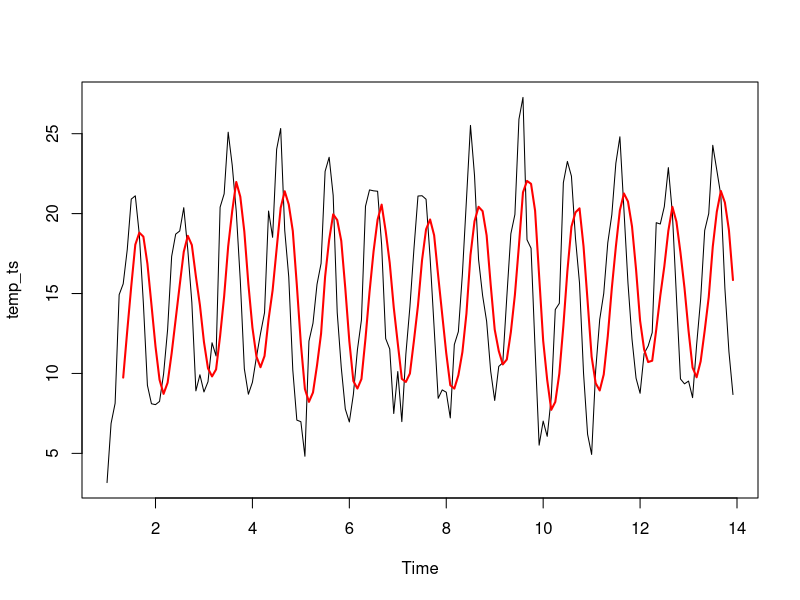
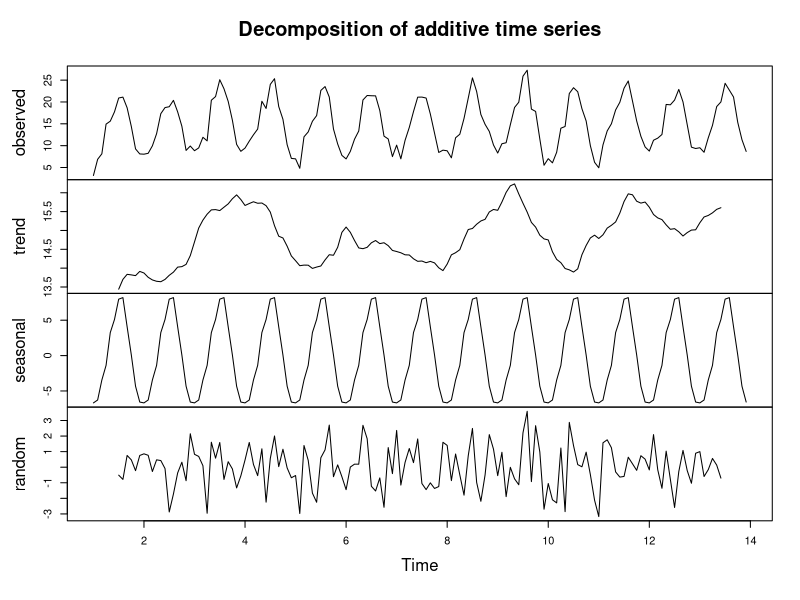
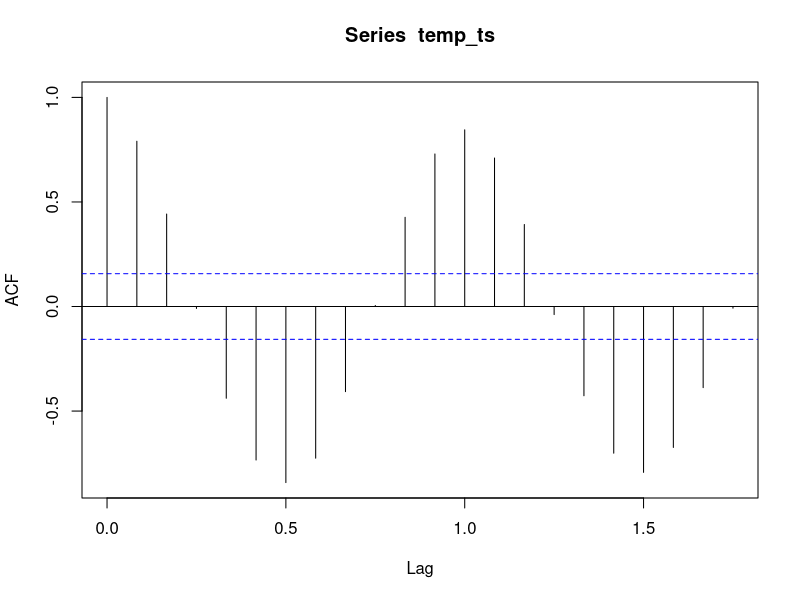
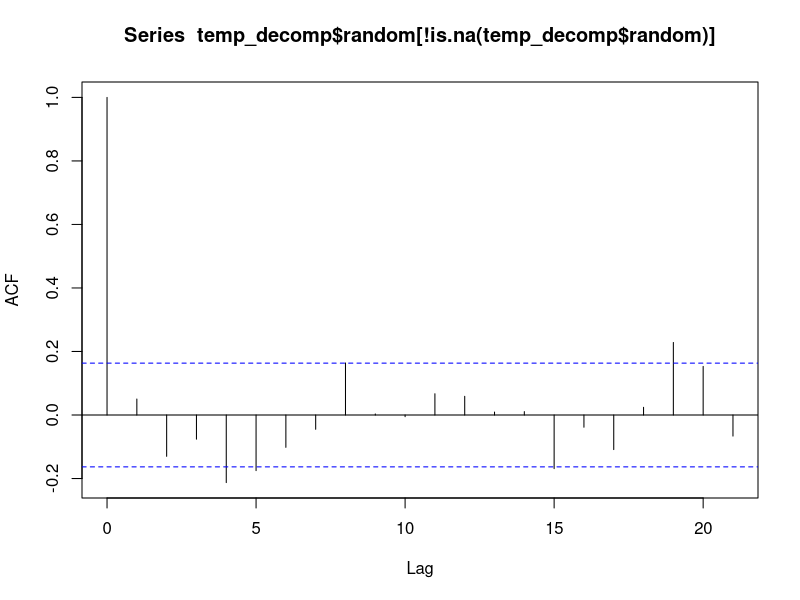
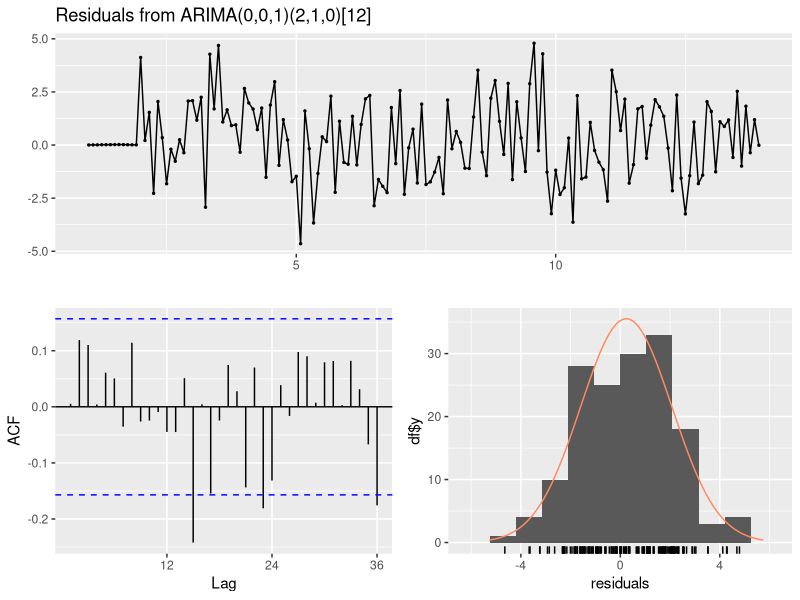
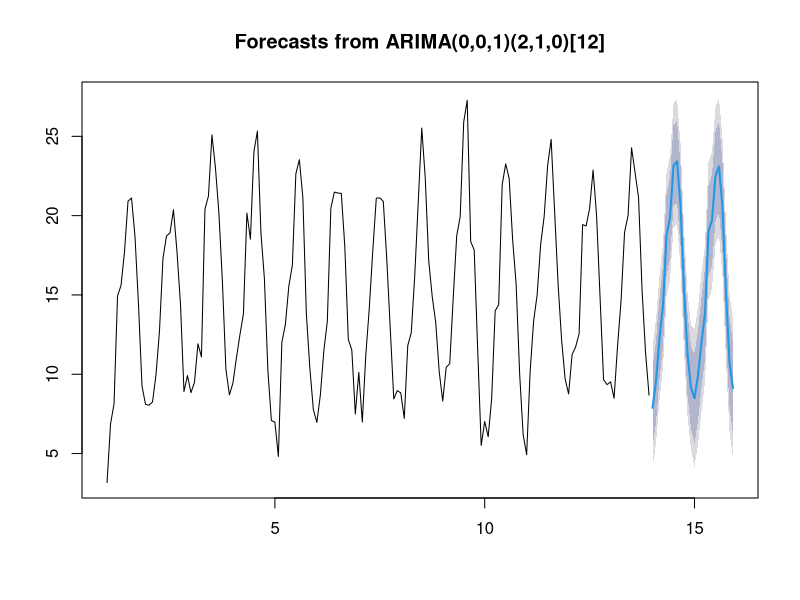

The R script that drew these images, in order:
# Problem Set: Time Series and Spatial Analysis
# Question Number 2
# Status: Completed


# Load packages
library(TTR)
library(forecast)

# 2. Read the temp.txt file. The data correspond to monthly average temperatures.
temp<-read.table("R08_timeseries_spatialanalysis/temp.txt", header=T)

# a) Plot the time series data. [Hint: first you need to create a monthly time series object]
temp_ts<-ts(temp$temps, frequency=12) 
plot(temp_ts)

# b) Calculate the 5-point moving average and plot it together with the time series
temp_ma<-SMA(temp_ts, n = 5)
lines(temp_ma, col="red", lwd=2)

# c) Decompose the time series into seasonal, trend and residual error components
temp_decomp<-decompose(temp_ts)
plot(temp_decomp)

# d) Generate a temporal correlogram to assess the autocorrelation of the time series
acf(temp_ts)

# e) Generate a new correlogram but removing the trend and seasonal variation
acf(temp_decomp$random[!is.na(temp_decomp$random)])

# f) Find the best ARIMA model using the forecast package
temp_fit<-auto.arima(temp_ts)
summary(temp_fit)
checkresiduals(temp_fit)

# g) Estimate future values using the previous ARIMA model and plot the results
temp_fcast<-forecast(temp_fit)
plot(temp_fcast)









